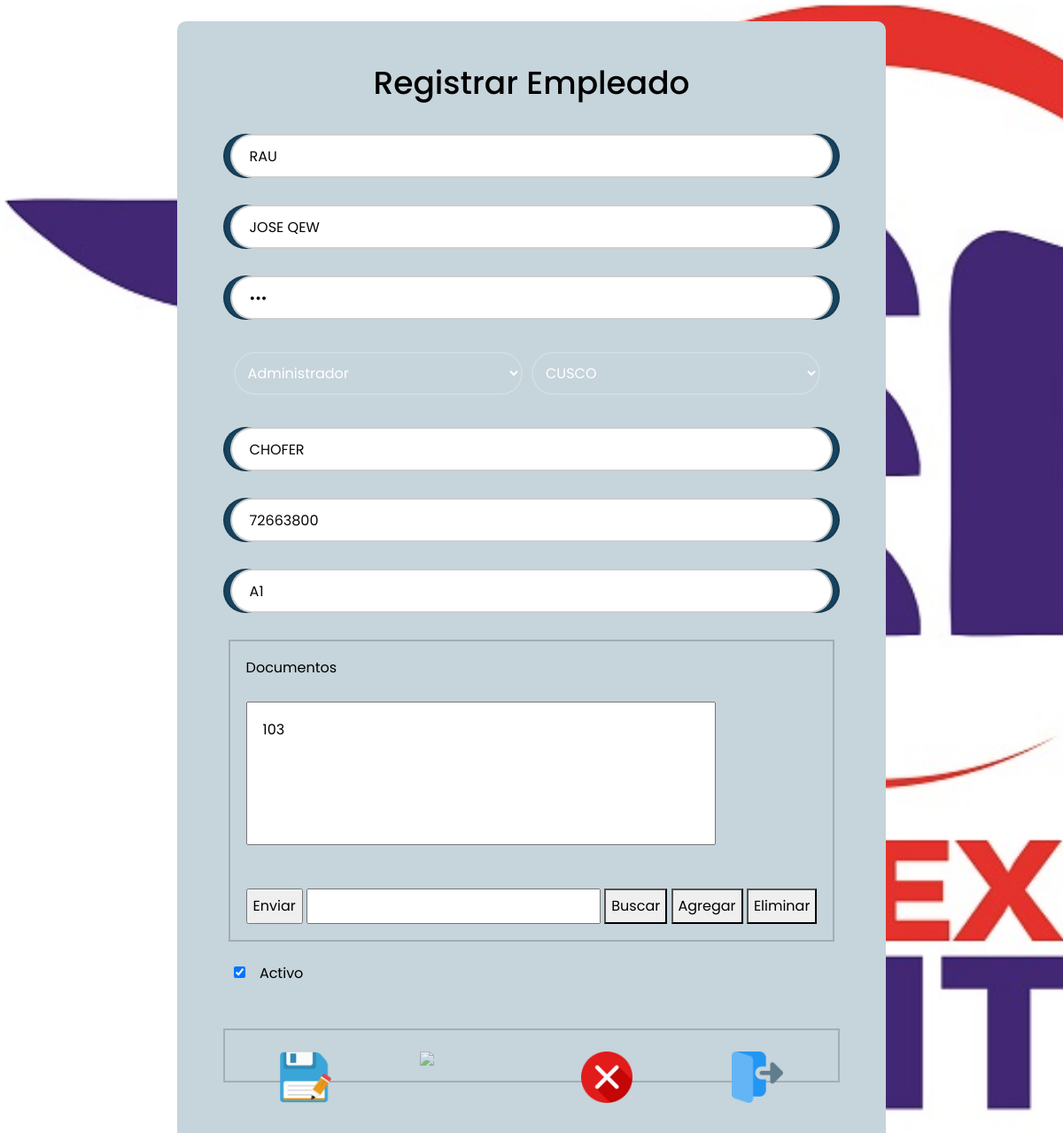
The app's page /empleados_modifica.php?codigo=4 (signed in) with its own data.
### tables this page shows
CREATE TABLE `fuser` (
  `CODUSUARIO` int(3) NOT NULL,
  `NOMBRES` varchar(30) NOT NULL,
  `PASSWORD` varchar(10) NOT NULL,
  `NIVEL` varchar(1) DEFAULT NULL,
  `ACTI` varchar(1) DEFAULT NULL,
  `USUARIO` varchar(10) DEFAULT NULL,
  `OCUPACION` varchar(50) DEFAULT NULL,
  `DNI` float DEFAULT NULL,
  `BREVETE` varchar(20) DEFAULT NULL,
  `CEDE` varchar(20) DEFAULT NULL
);

CREATE TABLE `ruta` (
  `CODIGO` int(3) NOT NULL,
  `DESTINO` varchar(50) DEFAULT NULL,
  `ABREVIATURA` varchar(5) DEFAULT NULL,
  `DIRECCION` varchar(50) DEFAULT NULL
);

### Clases/registra_usua.php (called while the page is built, shortened)
<?php
class Registro {
    private $con;
    public function conectar_db($cn){
        $this->con = $cn;
    }
    public function consulta($id){
        $sql = "SELECT * FROM fuser where CODUSUARIO=$id";
        $res = mysqli_query($this->con, $sql);
        $return = mysqli_fetch_array($res);
        return $return ;
    }
}
?>

### empleados_modifica.php (the view, shortened to what this page needs)
<?php
$codigo=$_GET["codigo"];
include_once('includes/acceso.php');
include_once('clases/registra_usua.php');
$conexion = connect_db();
$cliente = new Registro();
$cliente->conectar_db($conexion);
$datos=$cliente->consulta($codigo);
$user=$datos['USUARIO'];
$resultado = mysqli_query($conexion, "SELECT * FROM ruta ORDER BY CODIGO");
$documentos = mysqli_query($conexion, "SELECT * FROM usuario_documento WHERE CODUSUARIO ='$user'")
?>
<!DOCTYPE html>
<html>
<head>
    <link rel="stylesheet" href="https://cdn.jsdelivr.net/npm/bootstrap@4.6.1/dist/css/bootstrap.min.css">
    <link rel="stylesheet" href="Css/loginnn.css">
</head>
<body>
<div class="wrapper">
<form id="miFormulario" method="POST" action="procesos.php?pagina_anterior=<?php echo urlencode($_SERVER['PHP_SELF']);?>">
    <h1>Registrar Empleado</h1>
    <div class="input-box <?php echo !empty($datos['USUARIO']) ? 'filled' : ''; ?>">
        <input id="Nombre_d_Usuario" type="text" name="Nombre_d_Usuario" placeholder="Nombre de Usuario" maxlength="3" value="<?php echo $datos['USUARIO']?>" readonly>
    </div>
    <div class="input-box <?php echo !empty($datos['NOMBRES']) ? 'filled' : ''; ?>">
        <input id="Nombre" type="text" name="Nombre" placeholder="Nombre/Apellido" value="<?php echo $datos['NOMBRES']?>" oninput="this.value = this.value.toUpperCase()" required>
    </div>
    <div class="input-box <?php echo !empty($datos['PASSWORD']) ? 'filled' : ''; ?>">
        <input id="Contraseñaa" type="password" name="Contraseñaa" placeholder="Contraseña" value="<?php echo $datos['PASSWORD']?>" required>
    </div>
    <div style="display: flex;">
        <select name="Nivel"  style="flex: 1; margin-right: 10px; height: 100%; background: transparent; border: none; outline: none; border: 2px solid rgba(255,255,255, .2); border-radius: 40px; font-size: 16px; color: white; padding: 10px 45px 10px 10px;">
            <option value="1" style="background-color: black; color: white;" <?php if ($datos['NIVEL'] == 1) echo 'selected' ; ?>>Administrador</option>
        </select>
        <select name="Sede" style="flex: 1; height: 100%; background: transparent; border: none; outline: none; border: 2px solid rgba(255,255,255, .2); border-radius: 40px; font-size: 16px; color: white; padding: 10px 45px 10px 10px; margin-right: 10px;">
                <?php
                    if ($resultado) {
                        while ($fila = mysqli_fetch_assoc($resultado)) {
                            echo "<option value='" . $fila['CODIGO'] . "' style='background-color: black; color: white;' " . ($fila['CODIGO'] == $datos['CEDE'] ? 'selected' : '') . ">" . $fila['DESTINO'] . "</option>";
                        }
                    } else {
                        echo "Error al ejecutar la consulta: " . mysqli_error($conexion);
                    }
                ?>
        </select>
    </div>
    <div class="input-box <?php echo !empty($datos['OCUPACION']) ? 'filled' : ''; ?>">
        <input id="Ocupacion" type="text" name="Ocupacion" placeholder="Ocupación" value="<?php echo $datos['OCUPACION']?>" oninput="this.value = this.value.toUpperCase()" required>
    </div>
    <div class="input-box <?php echo !empty($datos['DNI']) ? 'filled' : ''; ?>">
        <input id="DNI" type="text" name="DNI" placeholder="DNI" value="<?php echo $datos['DNI']?>" maxlength = "8" required>
    </div>
    <div class="input-box <?php echo !empty($datos['BREVETE']) ? 'filled' : ''; ?>">
        <input id="Brevete" type="text" name="Brevete" placeholder="Brevete" value="<?php echo $datos['BREVETE']?>" required>
    </div>
    <div class="contenido">
            <label>Documentos</label>
            <div>
                <select id="miSelect"name="opciones[]" multiple>
                    <?php
                        if ($documentos) {
                            while ($fila = mysqli_fetch_assoc($documentos)) {
                                echo "<option value='" . $fila['CODI'] . "'>" . $fila['CODI'] . "</option>";
                            }
                        } else {
                            echo "Error al ejecutar la consulta: " . mysqli_error($conexion);
                        }
                    ?>
                </select>
            </div>
            <br>
            <div>
            <input onclick="submitFormWithoutRequired()" type="submit" value="Enviar" name="enviar">
            <input type="text" id="nuevaOpcion" name="nuevaOpcion" readonly>
            <button type="button" onclick="mostrarInterfaz()">Buscar</button>
            <button type="button" onclick="agregarOpcion()">Agregar</button>
            <button type="button" onclick="eliminarOpcion()">Eliminar</button>
            </div>
        </div>
    <div>
        <input type="checkbox" name="miCheck" id="miCheck" <?php if ($datos['ACTI'] == 1) echo 'checked'; ?>>
        <label for="miCheck">Activo</label>
    </div>
    <div class="input-box">
        <button type="submit" name="modificar_empleado" class="btn"><img id="image" src="img/guardar.png" alt="Image 3" width="70px" height="70px"></button>
        <button type="submit" name="busqueda" class="btn" onclick="submitFormWithoutRequired()" disabled><img id="image" src="img/buscar.png" alt="Image 2" width="70px" height="70px"></button>
        <button type="submit" name="cancel" class="btn" onclick="submitFormWithoutRequired()"><img id="image" src="img/eliminar.png" alt="Image 2" width="70px" height="70px"></button>
        <button type="submit" name="volver" class="btn" onclick="submitFormWithoutRequired()"><img id="image" src="img/salir.png" alt="Image 3" width="70px" height="70px"></button>
    </div>
</form>
</body>
</html>

### Css/loginnn.css (style rules this page uses)
* { margin: 6px; padding: 6px; box-sizing: border-box; font-family: "Poppins", sans-serif; }
body { display: flex; justify-content: center; align-items: center; min-height: 100vh; background: url('carro.png'); background-size: cover; }
.wrapper { align-items: center; background: #c6d4db; color: #000000; border-radius: 10px; padding: 30px 40px; display: inline-flex; flex-direction: column; }
.wrapper .contenido { border: 2px solid rgba(17, 16, 16, 0.2); position: relative; }
.wrapper h1 { font-size: 36px; text-align: center; }
.wrapper .input-box { border: 2px solid rgba(22, 21, 21, 0.2); display: flex; align-items: center; margin: 30px 0; }
.wrapper .input-box input { flex: 1; height: 50px; background: white; border: none; outline: none; border: 2px solid rgba(12, 12, 12, 0.2); border-radius: 40px; font-size: 16px; color: #070707; padding: 20px 45px 20px 20px; }
.wrapper .input-box input::placeholder { color: #131212; }
.wrapper .btn { width: 100%; height: 45px; background: transparent; border: none; outline: none; border-radius: 40px; box-shadow: 0 0 10px transparent; cursor: pointer; font-size: 16px; color: transparent; font-weight: 600; }

### empleados_modifica.php (style rules this page uses)
.filled { flex: 1; height: 50px; background: transparent; border-radius: 40px; font-size: 10px; background-color: #154360; }
#miSelect { width: 530px; }

### records on screen
fuser: Nombre_d_Usuario "RAU", Nombre "JOSE QEW", Nivel "Administrador", Sede "CUSCO", Ocupacion "CHOFER", DNI "72663800", Brevete "A1", ACTI "☑"
